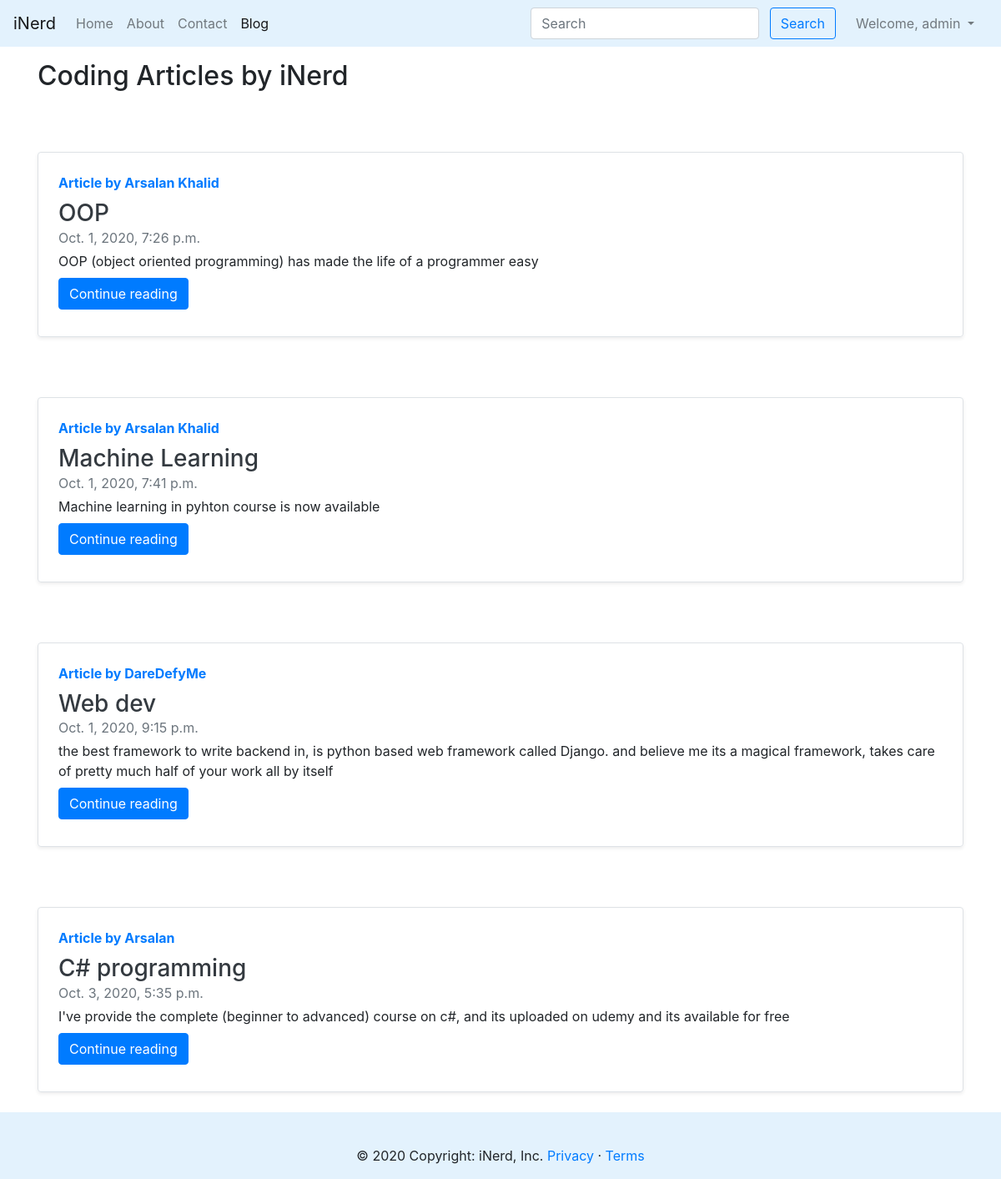
Page /blog/ (signed in) on the committed database.
### Blog/models.py (models this page shows, shortened)
class Post(models.Model):
    sno = models.AutoField(primary_key=True)
    title = models.CharField(max_length=255)
    author = models.CharField(max_length=100)
    slug = models.CharField(max_length=140)
    content = models.TextField()
    timeStamps = models.DateTimeField(default=datetime.now(), blank=True)

### Blog/views.py (the view)
# urls.py: path('', views.blogHome, name='blogHome'),
def blogHome(request):
    allPosts = Post.objects.all()
    context = {'allPosts': allPosts}
    return render(request, 'Blog/blogHome.html', context)

### templates/Blog/blogHome.html (shortened to what this page needs)
{% extends 'base.html' %}
{% block blogActive %}
active
{% endblock blogActive %}
{%block body %}
<div class="container my-3">
    <h2>Coding Articles by iNerd</h2>
    {% for post in allPosts %}
    <div class="row no-gutters border rounded overflow-hidden flex-md-row mb-4 shadow-sm h-md-250 my-4 position-relative">
        <div class="col p-4 d-flex flex-column position-static">
            <strong class="d-inline-block mb-2 text-primary">Article by {{post.author}}</strong>
            <h3 class="mb-0"><a class="text-dark" href="/blog/{{post.slug}}">{{post.title}}</a></h3>
            <div class="mb-1 text-muted">{{post.timeStamps}}</div>
            <p class="card-text mb-auto">{{post.content | truncatechars:500}}</p>
            <div class="my-2">
            	<a href="/blog/{{post.slug}}" role="button" class="btn btn-primary">Continue reading</a>
            </div>
        </div>
    </div>
    {% endfor %}
</div>
{% endblock body %}

### templates/base.html (shortened to what this page needs)
<!doctype html>
<html lang="en">
<head>
  <link rel="stylesheet" href="https://stackpath.bootstrapcdn.com/bootstrap/4.5.2/css/bootstrap.min.css"
>
</head>
<body>
  <nav class="navbar navbar-expand-lg navbar-light" style="background-color: #e3f2fd;">
    <a class="navbar-brand" href="/">iNerd</a>
    <div class="collapse navbar-collapse" id="navbarSupportedContent">
      <ul class="navbar-nav mr-auto">
        <li class="nav-item {% block homeActive %}
        {% endblock homeActive %}">
          <a class="nav-link" href="/">Home <span class="sr-only">(current)</span></a>
        </li>
        <li class="nav-item {% block aboutActive %}
        {% endblock aboutActive %}">
          <a class="nav-link" href="/about">About</a>
        </li>
        <li class="nav-item {% block contactActive %}
        {% endblock contactActive %}">
          <a class="nav-link" href="/contact">Contact</a>
        </li>
        <li class="nav-item {% block blogActive %}
        {% endblock blogActive %}">
          <a class="nav-link" href="/blog">Blog</a>
        </li>
      </ul>
      <div class="ml-auto form-inline ">
        <form method="get" action="/search/" class="my-2 my-lg-0 mx-3">
          <input class="form-control mr-sm-2" type="search" placeholder="Search" aria-label="Search" name="query"
            id="search">
          <button class="btn btn-outline-primary my-2 my-sm-0" type="submit">Search</button>
        </form>
        {% if user.is_authenticated %}
        <ul class="navbar-nav mr-2">
          <li class="nav-item dropdown">
            <a class="nav-link dropdown-toggle" href="#" id="navbarDropdown" role="button" data-toggle="dropdown"
              aria-haspopup="true" aria-expanded="false">
              Welcome, {{request.user}}
            </a>
          </li>
        </ul>
        {% endif %}
      </div>
    </div>
  </nav>
  {% block body %} {% endblock body %}
<footer class="page-footer font-small blue pt-4" style="background-color: #e3f2fd;">
  <div class="footer-copyright text-center py-3">© 2020 Copyright: iNerd, Inc.  <a href="#">Privacy</a> · <a href="#">Terms</a>
  </div>
</footer>
</body>
</html>

### templates/base.html (style rules this page uses)
.mt-4, .my-4 { margin-top: 4.5rem!important; }

### rows in the picture
Post: author "Arsalan Khalid", title "OOP", timeStamps "Oct. 1, 2020, 7:26 p.m.", content "OOP (object oriented programming) has made the life of a programmer easy"
Post: author "Arsalan Khalid", title "Machine Learning", timeStamps "Oct. 1, 2020, 7:41 p.m.", content "Machine learning in pyhton course is now available"
Post: author "DareDefyMe", title "Web dev", timeStamps "Oct. 1, 2020, 9:15 p.m.", content "the best framework to write backend in, is python based web framework called Django. and believe me its a magical framework, takes care of pretty much half of your work all by itself"
Post: author "Arsalan", title "C# programming", timeStamps "Oct. 3, 2020, 5:35 p.m.", content "I've provide the complete (beginner to advanced) course on c#, and its uploaded on udemy and its available for free"

### other values in the picture
{{ request.user }} "admin"
